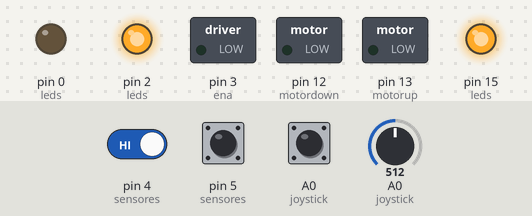
A sketch run on a simulated Arduino Uno, built with avr-gcc and run on an emulated ATmega328P. On the bench: switched loads named in the sketch (green lamp = pin HIGH), output pins drawn as LEDs (lit = HIGH). The inputs (shaded band) are chosen by the test bench; at power-on: A0 (joystick) = 512, pin 4 (sensores) HIGH, pin 5 (sensores) HIGH, A0 (joystick) HIGH. Random numbers use the default seed unless the sketch sets one.

Above: at 1.2 s.
1.3 s: A0 (joystick) set to 788
4.9 s: A0 (joystick) set to 816
At 6.1 s:
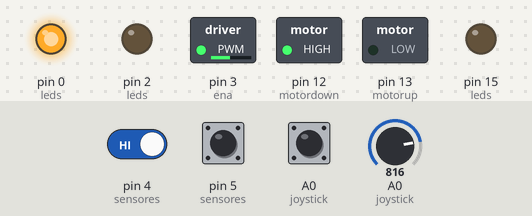
9.3 s: A0 (joystick) set to 790
At 10.6 s:
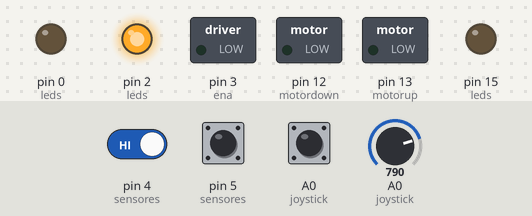
12.8 s: A0 (joystick) set to 810
At 13.8 s:
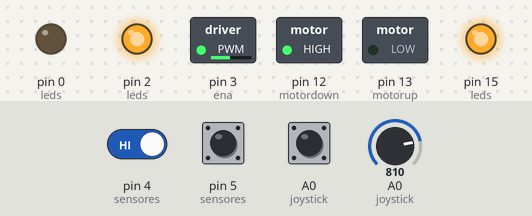
16.3 s: A0 (joystick) set to 190
At 18.5 s:
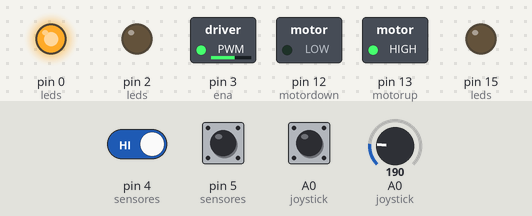
28.5 s: pin 4 (sensores) driven LOW
Timing chart, 0 to 53.5 s (numbered marks = the images above; inputs shaded):
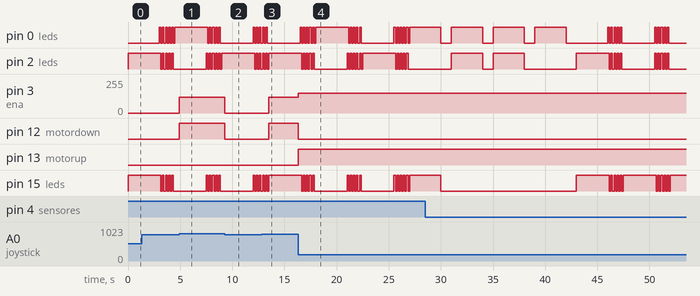

Measured:
- the behaviour switches between 800 and 801 on A0 (joystick) (found by bisection; images 0 and 1)
- after the input at 4.9 s, pin 3 (ena): 0/255 → 120/255 at once; pin 12 (motordown): LOW → HIGH at once
- after the input at 9.3 s, pin 3 (ena): 120/255 → 0/255 at once; pin 12 (motordown): HIGH → LOW at once
- after the input at 12.8 s, pin 3 (ena): 0/255 → 120/255 after 0.70 s; pin 12 (motordown): LOW → HIGH after 0.70 s
- after the input at 16.3 s, pin 3 (ena): 120/255 → 150/255 at once; pin 12 (motordown): HIGH → LOW at once; pin 13 (motorup): LOW → HIGH at once
- by itself, pin 15 (leds): repeats every 4.5 s: HIGH 3.1 s, 4 × (LOW 0.15 s, HIGH 0.15 s), LOW 0.15 s

The sketch:

CODIGO_FINAL.ino
```cpp
 // Pines de motor
int motorup = 13;     // D7
int motordown = 12;   // D6
int ena = 3;          // RX

// Pines de LEDs
int led1 = 0;         // D3
int led2 = 2;         // D4
int led3 = 15;        // D8

// Pines de sensores
int sensor1 = 4;      // D1
int sensor2 = 14;      // D2
int sensor3 = 5;     // D5

// Joystick
int joystick = A0;

// Agrupaciones
int leds[3] = {led1, led2, led3};
int sensores[3] = {sensor1, sensor2, sensor3};
int lvls[6][3] = {
  {0, 0, 1},
  {0, 1, 0},
  {0, 1, 1},
  {1, 0, 0},
  {1, 0, 1},
  {1, 1, 0}
};

int nivelActual[3] = {0, 0, 0};
unsigned long tiempoInicio = 0;
int estado = 0; // 0: esperar nueva ronda, 1: luces encendidas, 2: pausa después de éxito

void Up() {
  digitalWrite(motorup, HIGH);
  digitalWrite(motordown, LOW);
  analogWrite(ena, 150);
}

void Down() {
  digitalWrite(motorup, LOW);
  digitalWrite(motordown, HIGH);
  analogWrite(ena, 120);
}

void Rest() {
  digitalWrite(motorup, LOW);
  digitalWrite(motordown, LOW);
  analogWrite(ena, 0);
}

void setRandomLevel() {
  int index = random(0, 6);
  for (int i = 0; i < 3; i++) {
    nivelActual[i] = lvls[index][i];
    digitalWrite(leds[i], nivelActual[i]);
  }
}

void apagarLuces() {
  for (int i = 0; i < 3; i++) {
    digitalWrite(leds[i], LOW);
  }
}

void parpadeoError() {
  for (int j = 0; j < 5; j++) {
    for (int i = 0; i < 3; i++) digitalWrite(leds[i], HIGH);
    delay(150);
    for (int i = 0; i < 3; i++) digitalWrite(leds[i], LOW);
    delay(150);
  }
}

void setup() {
  pinMode(motorup, OUTPUT);
  pinMode(motordown, OUTPUT);
  pinMode(ena, OUTPUT);

  for (int i = 0; i < 3; i++) {
    pinMode(leds[i], OUTPUT);
    pinMode(sensores[i], INPUT_PULLUP);
  }

  randomSeed(micros());
  setRandomLevel();
  tiempoInicio = millis();
  estado = 1; // iniciar con luces encendidas
}

void loop() {
  // Motor y joystick (siempre funcionando)
  int joyVal = analogRead(joystick);
  if (joyVal < 200) Up();
  else if (joyVal > 800) Down();
  else Rest();

  unsigned long tiempoActual = millis();

  // Estado 1: luces encendidas, esperar 3 segundos
  if (estado == 1 && tiempoActual - tiempoInicio >= 3000) {
    // Evaluar sensores activos
    bool acierto = false;
    for (int i = 0; i < 3; i++) {
      if (nivelActual[i] == 1 && digitalRead(sensores[i]) == LOW) {
        acierto = true;
        break;
      }
    }

    if (acierto) {
      apagarLuces();
      tiempoInicio = tiempoActual;
      estado = 2; // ir a la pausa de 1 segundo
    } else {
      parpadeoError();
      setRandomLevel();
      tiempoInicio = millis();
      estado = 1; // repetir ciclo
    }
  }

  // Estado 2: pausa de 1 segundo después de éxito
  if (estado == 2 && tiempoActual - tiempoInicio >= 1000) {
    setRandomLevel();
    tiempoInicio = tiempoActual;
    estado = 1;
  }
}
```
